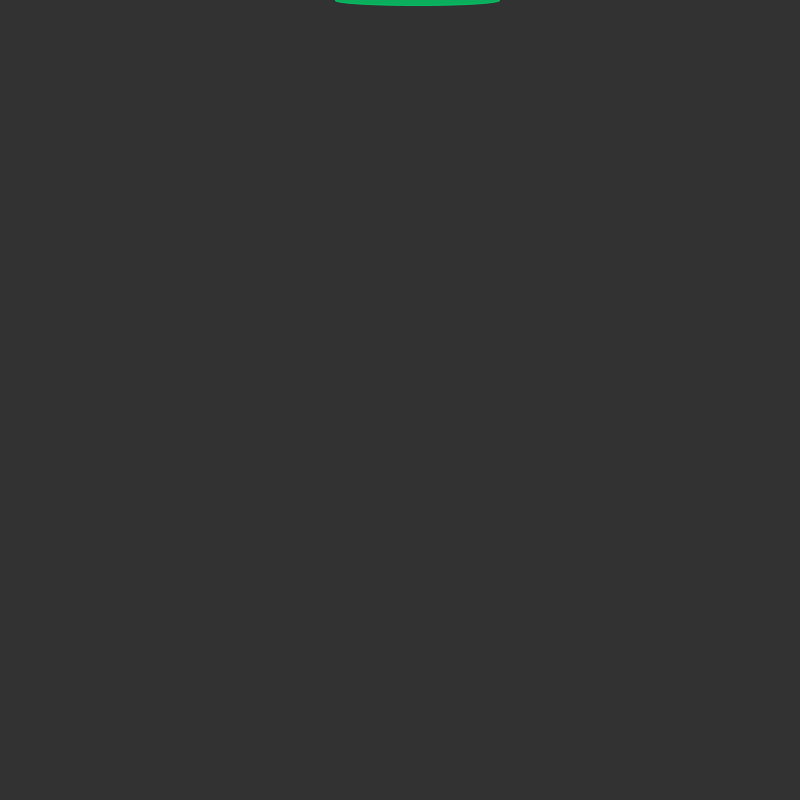
Frame 1 (no input)
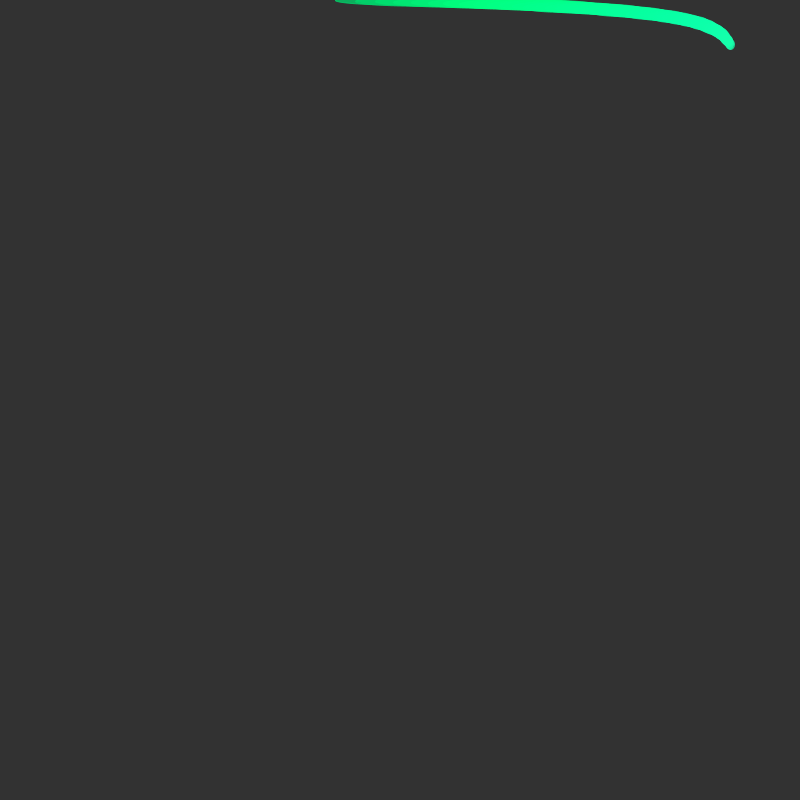
Frame 60 (the mouse pressed at the canvas centre just before this capture)
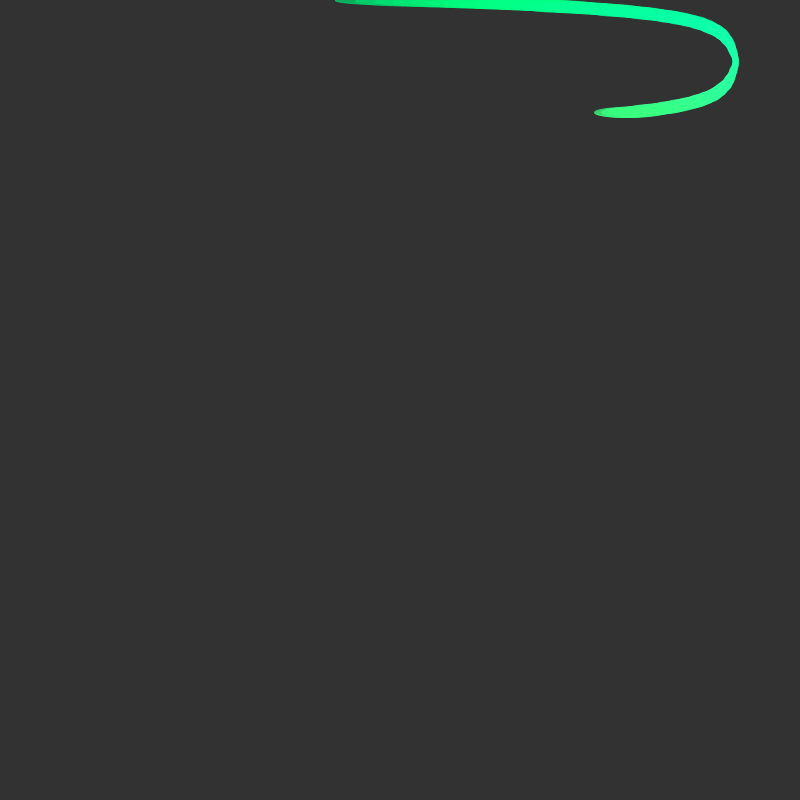
Frame 120 (the mouse held since frame 60 and released just before this capture)

The Processing sketch that drew these frames (run headless with seeded random() and noise(); from frame 60 on, the mouse is pressed at the canvas centre):

// Processing sketch: variaveis4
// ── variaveis4.pde
float circleX;
float circleY;
int displacement;
int sign;
boolean displacementChanged;

void setup() {
  size(800,800);
  background(50);
  
  displacement = 390;
  circleX = width/2;
  circleY = 0;  
  sign = 1;
  displacementChanged = false;
}

void draw() {
  if (circleY < height){
    setSign();  
    changeDisplacement();
    
    circleX += calculateXDisplacement();     
    circleY += calculateYDisplacement();
    
    drawEllipse();
  }
}

void changeDisplacement() {
  if(!displacementChanged && circleX > 395 && circleX < 405) {
      displacement -= 53.5;
      displacementChanged = true;
  }
}

void setSign() {
  float xDisplacement = calculateXDisplacement();
  
  if((circleX + xDisplacement >= (displacement + width/2)) || (circleX <= width/2 - displacement)) {
    sign *= -1; 
    displacementChanged = false;
  } 
}

float getShortestDistance() {
  float leftMargin = width/2 - displacement;
  float rightMargin = width/2 + displacement;
  
  return (circleX - leftMargin < rightMargin - circleX ? circleX - leftMargin : rightMargin - circleX);
}

float calculateXDisplacement() {
  float shortestDistance = getShortestDistance();
  
  return sign * (0.5 + shortestDistance/20);
}

float calculateYDisplacement() {
  float shortestDistance = getShortestDistance();
    
  return 0.5 + 10/(shortestDistance + 5);
}

void drawEllipse() {
  float red = circleY/2;
  float green = circleX/2;
  float blue = circleX/4 - circleY/4;  
  
  fill(red, green, blue, 200);
  stroke(red, green, blue, 200);
  ellipse(circleX, circleY, 10*calculateXDisplacement(), 10);
}
